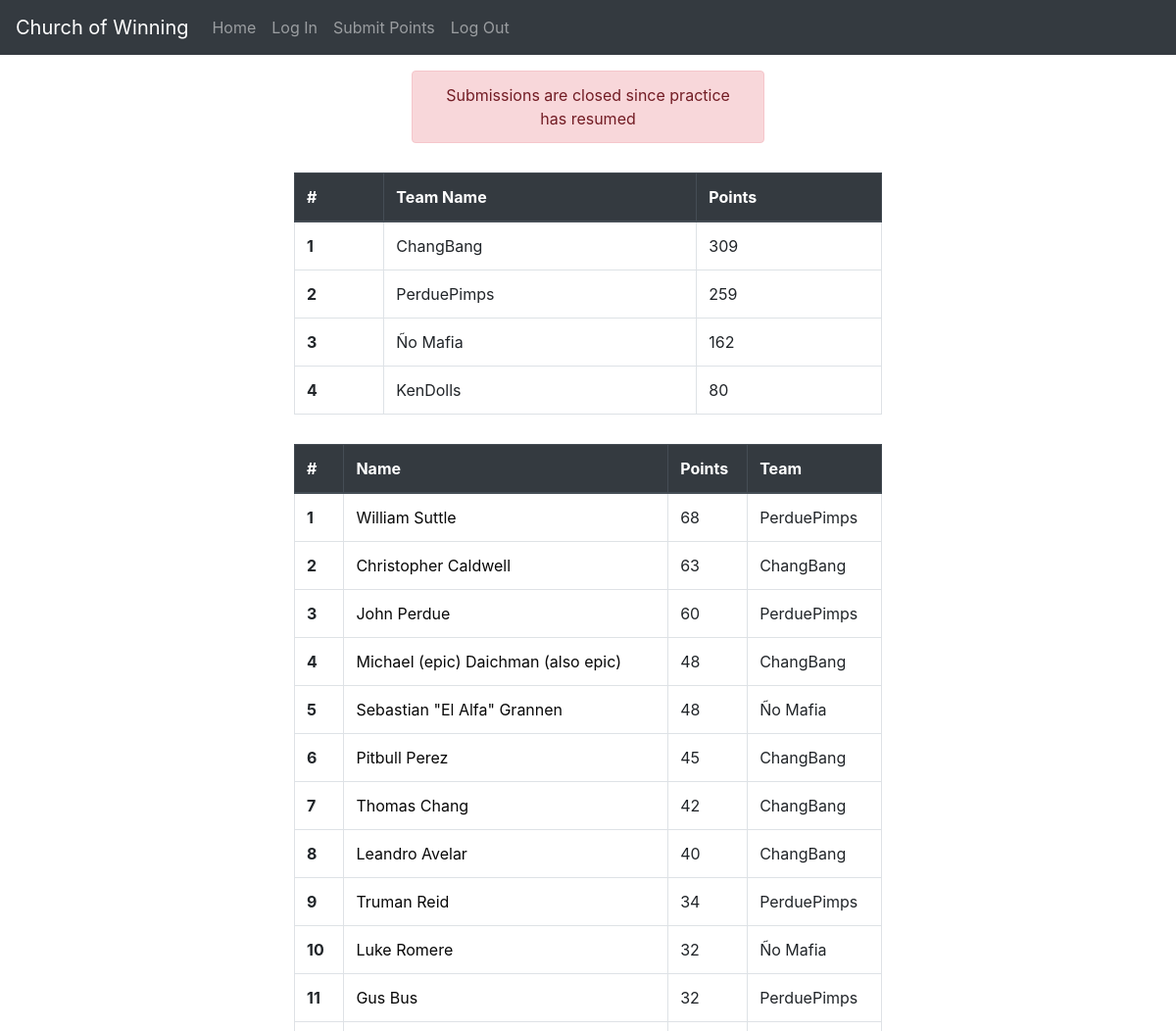
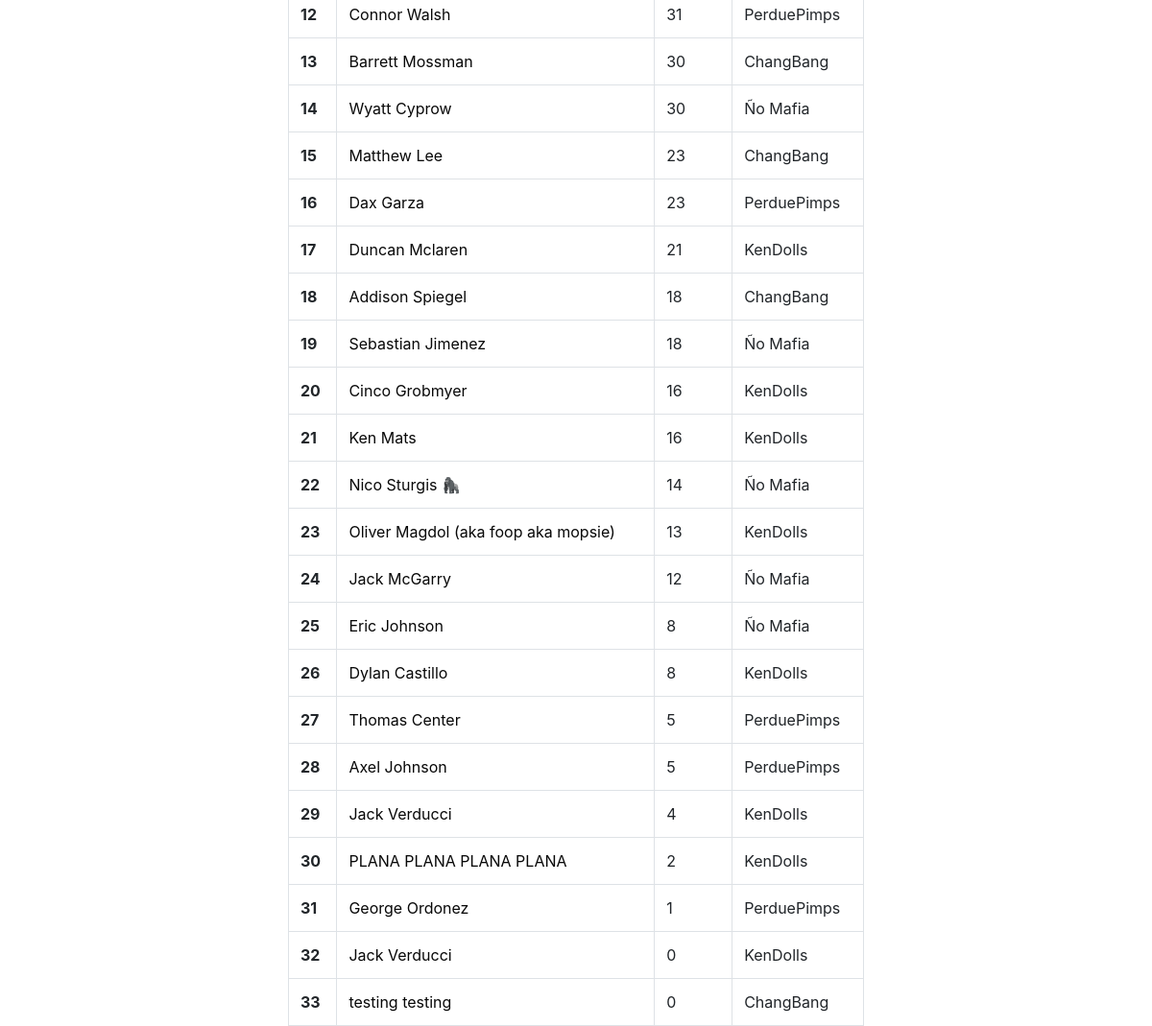
/submit, run on the app's committed database (2 pictures, top to bottom).
### main/models.py (models this page shows, shortened)
class Team(models.Model):
    id = models.AutoField(primary_key=True)
    name = models.CharField(max_length=40)
    points = models.IntegerField(default=0)
    def __str__(self):
        return f"{self.name}"

class Player(models.Model):
    id = models.AutoField(primary_key=True)
    firstname = models.CharField(max_length=40)
    lastname = models.CharField(max_length=40)
    points = models.IntegerField(default=0)
    username = models.CharField(max_length=40)
    password = models.CharField(max_length=40)
    team = models.ForeignKey(Team, on_delete=models.CASCADE)

### main/views.py (the view)
# urls.py: path('submit', views.submit),
def submit(request):
    return render(request, "leaderboard.html", {
        "players": Player.objects.all().order_by('-points'),
        "teams": Team.objects.all().order_by('-points'),
        "error": "Submissions are closed since practice has resumed"
        })

### fitness/templates/leaderboard.html (shortened to what this page needs)
{% extends "layout.html" %}
{% block body %}
  {% if error %}
      <div class="alert alert-danger alert-dismissable show fade text-center mt-3" style="width: 30%; margin: auto;" role="alert">
        {{ error }}
      </div>
  {% endif %}
  <table class="table table-bordered" style="width:50%;margin:auto;margin-top:30px;">
    <thead class="thead-dark">
      <tr>
        <th scope="col">#</th>
        <th scope="col">Team Name</th>
        <th scope="col">Points</th>
      </tr>
    </thead>
    <tbody>
      {% for t in teams%}
        <tr>
          <th scope="row">{{forloop.counter}}</th>
          <td>{{t.name}}</td>
          <td>{{t.points}}</td>
        </tr>
      {% endfor %}
    </tbody>
  </table>
  <table class="table table-bordered" style="width:50%;margin:auto;margin-top:30px">
    <thead class="thead-dark">
      <tr>
        <th scope="col">#</th>
        <th scope="col">Name</th>
        <th scope="col">Points</th>
        <th scope="col">Team</th>
      </tr>
    </thead>
    <tbody>
      {% for p in players%}
        <tr>
          <th scope="row">{{forloop.counter}}</th>
          <td><a href="profile/{{p.id}}" style="color:#080808;">{{p.firstname}} {{p.lastname}}</a> </td>
          <td>{{p.points}}</td>
          <td>{{p.team}}</td>
        </tr>
      {% endfor %}
    </tbody>
  </table>
{% endblock %}

### data on the page
Team: name "ChangBang", points "309"
Team: name "PerduePimps", points "259"
Team: name "Ño Mafia", points "162"
Team: name "KenDolls", points "80"
Player: firstname "William", lastname "Suttle", points "68", team "PerduePimps"
Player: firstname "Christopher", lastname "Caldwell", points "63", team "ChangBang"
Player: firstname "John", lastname "Perdue", points "60", team "PerduePimps"
Player: firstname "Michael (epic)", lastname "Daichman (also epic)", points "48", team "ChangBang"
Player: firstname "Sebastian \"El Alfa\"", lastname "Grannen", points "48", team "Ño Mafia"
Player: firstname "Pitbull", lastname "Perez", points "45", team "ChangBang"
Player: firstname "Thomas", lastname "Chang", points "42", team "ChangBang"
Player: firstname "Leandro", lastname "Avelar", points "40", team "ChangBang"
Player: firstname "Truman", lastname "Reid", points "34", team "PerduePimps"
Player: firstname "Luke", lastname "Romere", points "32", team "Ño Mafia"
Player: firstname "Gus", lastname "Bus", points "32", team "PerduePimps"
Player: firstname "Connor", lastname "Walsh", points "31", team "PerduePimps"
Player: firstname "Barrett", lastname "Mossman", points "30", team "ChangBang"
Player: firstname "Wyatt", lastname "Cyprow", points "30", team "Ño Mafia"
Player: firstname "Matthew", lastname "Lee", points "23", team "ChangBang"
Player: firstname "Dax", lastname "Garza", points "23", team "PerduePimps"
Player: firstname "Duncan", lastname "Mclaren", points "21", team "KenDolls"
Player: firstname "Addison", lastname "Spiegel", points "18", team "ChangBang"
Player: firstname "Sebastian", lastname "Jimenez", points "18", team "Ño Mafia"
Player: firstname "Cinco", lastname "Grobmyer", points "16", team "KenDolls"
Player: firstname "Ken", lastname "Mats", points "16", team "KenDolls"
Player: firstname "Nico", lastname "Sturgis 🦍", points "14", team "Ño Mafia"
Player: firstname "Oliver", lastname "Magdol (aka foop aka mopsie)", points "13", team "KenDolls"
Player: firstname "Jack", lastname "McGarry", points "12", team "Ño Mafia"
Player: firstname "Eric", lastname "Johnson", points "8", team "Ño Mafia"
Player: firstname "Dylan", lastname "Castillo", points "8", team "KenDolls"
Player: firstname "Thomas", lastname "Center", points "5", team "PerduePimps"
Player: firstname "Axel", lastname "Johnson", points "5", team "PerduePimps"
Player: firstname "Jack", lastname "Verducci", points "4", team "KenDolls"
Player: firstname "PLANA PLANA", lastname "PLANA PLANA", points "2", team "KenDolls"
Player: firstname "George", lastname "Ordonez", points "1", team "PerduePimps"
Player: firstname "Jack", lastname "Verducci", points "0", team "KenDolls"
Player: firstname "testing", lastname "testing", points "0", team "ChangBang"

### other printed values
{{ error }} "Submissions are closed since practice has resumed"
